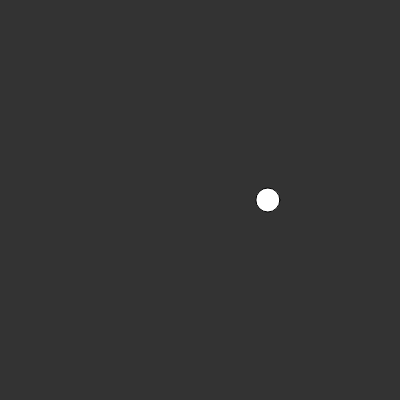
Frame 1 (no input)
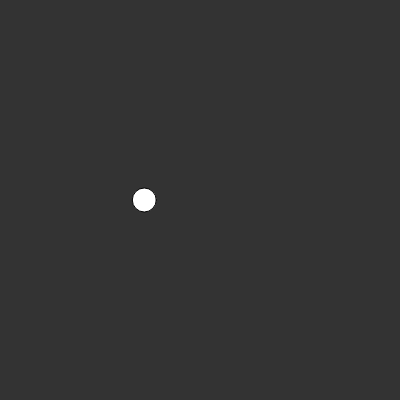
Frame 60 (no input)
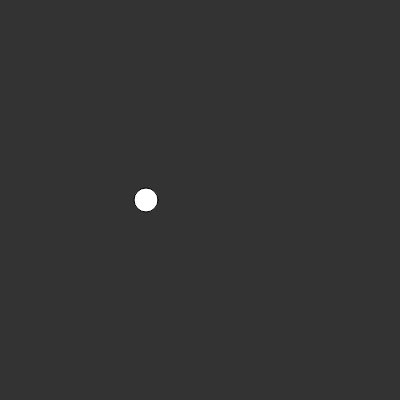
Frame 120 (the mouse pressed at the canvas centre since frame 60)

The p5.js sketch that drew these frames (run headless with seeded random() and noise() and a simulated clock; from frame 60 on, the mouse is pressed at the canvas centre):

// p5.js sketch
// ── sketch.js
var xoff = 0;
function setup() {
   createCanvas(400, 400); 
   
}

function draw() {
   background(51);
   // Random noise
   //var x = random(width);

   // Perlin Noise
   var x = map(noise(xoff), 0, 1, 0, width);
   xoff += 0.01; // Speed

   ellipse(x, 200, 24, 24);
   
}
